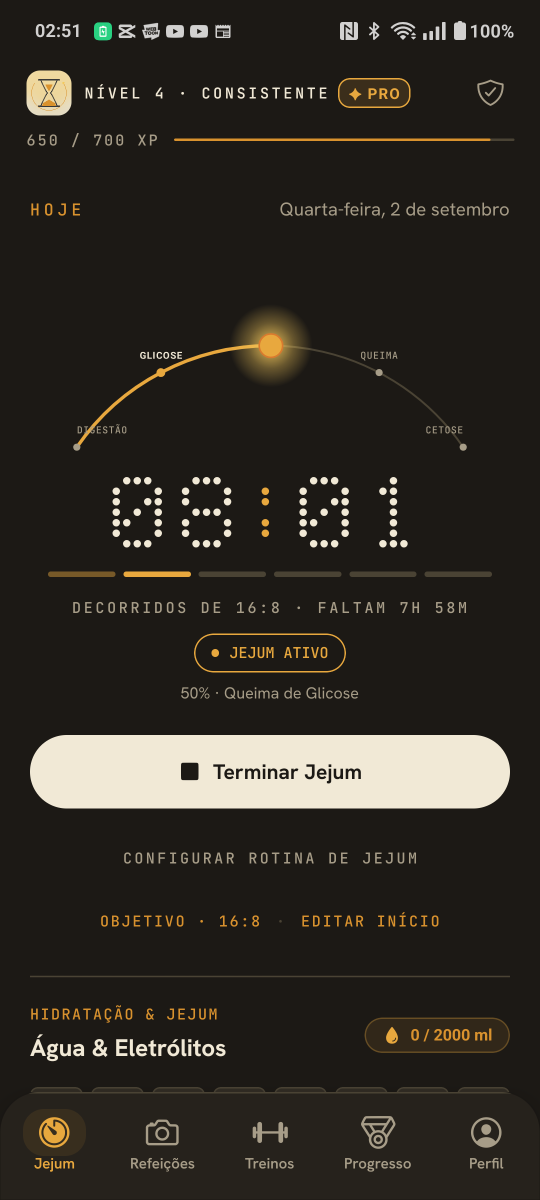
#> input picture assets/screenshots/00_jejum_tracker.png, 1080 x 2400 px, found by its file name (shown at 1/2 size)
$ python generate_store_screenshots.py
#> lines starting #> are read from the running program, lines starting #| are printed output that depends on the picture; after the words box and inside, x2 and y2 are one past the last pixel; in counts of white or black regions, pixels touching at a corner belong together
"""Gera screenshots "destaque" (framed) para a Play Store a partir dos shots diretos.

Layout 1080x1920: fundo escuro quente com gradiente, pill âmbar, título + subtítulo,
e o screenshot dentro de uma moldura de telemóvel com cantos arredondados.

Uso: python scripts/generate_store_screenshots.py
"""

from pathlib import Path

from PIL import Image, ImageDraw, ImageFont

ROOT = Path(__file__).resolve().parent.parent
DIRETOS_PT = ROOT / "store/google-play/screenshots/diretos_1080x1920"
DIRETOS_EN = ROOT / "store/google-play/screenshots/diretos_en_US"
OUT_PT = ROOT / "store/google-play/screenshots/destaque_play_store"
OUT_EN = ROOT / "store/google-play/screenshots/destaque_en_US"

W, H = 1080, 1920
ACCENT = (240, 163, 60)  # âmbar Circadiano
BG_TOP = (26, 22, 16)
BG_BOTTOM = (10, 9, 8)
TITLE_COLOR = (245, 241, 234)
SUB_COLOR = (163, 158, 147)
FRAME_FILL = (20, 17, 13)
FRAME_BORDER = (58, 51, 43)

TITLE_FONT = ImageFont.truetype("C:/Windows/Fonts/segoeuib.ttf", 56)
SUB_FONT = ImageFont.truetype("C:/Windows/Fonts/segoeui.ttf", 30)

FRAME_BOX = (150, 326, 930, 1872)  # x0, y0, x1, y1
FRAME_RADIUS = 48
INNER_PAD = 8

PT = [
    ("00_jejum_tracker.png", "Tracker de Jejum Inteligente",
     "Temporizador adaptativo, objetivos flexíveis e fases"),
    ("01_refeicoes_nutricao_ia.png", "Análise de Refeições com IA",
     "Estimativas instantâneas de calorias e macronutrientes"),
    ("02_treinos_movimento.png", "Movimento ao Teu Ritmo",
     "Regista atividades, ganha XP e acompanha a semana"),
    ("03_progresso_gamificado.png", "Progresso & Níveis de XP",
     "Evolução calculada apenas pelos teus registos locais"),
    ("04_conquistas_partilha.png", "Conquistas & Partilha",
     "Cartões visuais para celebrares cada marco alcançado"),
    ("05_perfil_privacidade.png", "Privacidade Local-First",
     "Os teus dados guardados de forma 100% segura no teu telemóvel"),
]

EN = [
    ("00_fasting_tracker.png", "Smart Fasting Tracker",
     "Adaptive timer, custom protocols & metabolic phases"),
    ("01_ai_meal_nutrition.png", "AI Meal Analysis",
     "Instant calorie & macro estimates with manual review"),
    ("02_workouts_movement.png", "Move at Your Own Pace",
     "Log activities, earn XP and track weekly habits"),
    ("03_gamified_progress.png", "Progress & XP Levels",
     "Gentle gamification powered by 100% local records"),
    ("04_achievements_share.png", "Celebrate Milestones",
     "Clean visual milestone cards ready to share"),
    ("05_profile_privacy.png", "100% Local-First Privacy",
     "Your health & fasting data never leaves your device"),
]


def gradient_bg() -> Image.Image:
    img = Image.new("RGB", (W, H))
#> img: PIL image 1080x1920 RGB; every value is 0
    for y in range(H):
        t = y / H
        img.paste(tuple(int(BG_TOP[i] + (BG_BOTTOM[i] - BG_TOP[i]) * t) for i in range(3)),
                  (0, y, W, y + 1))
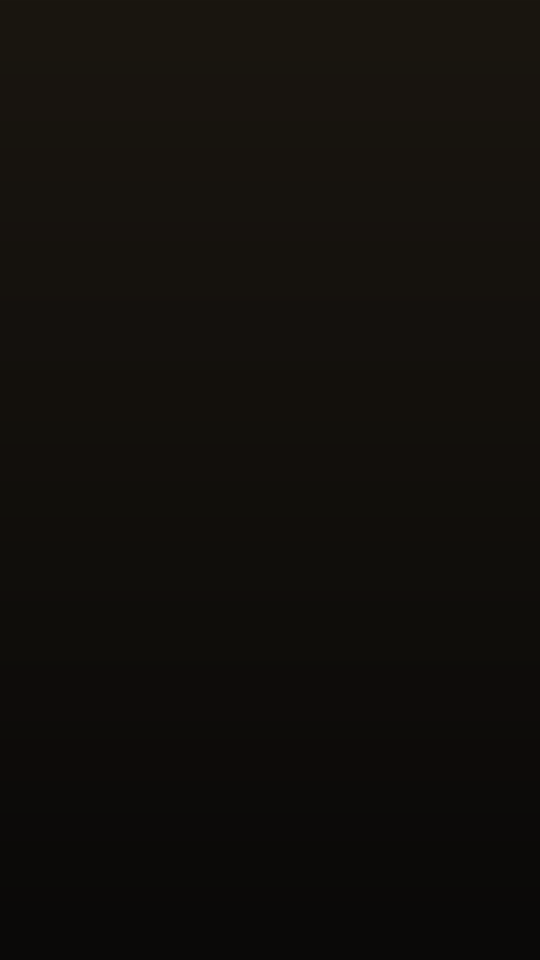
#> img: PIL image 1080x1920 RGB (shown at 1/2 size); mean R, G, B 17.5, 15, 11.5
    return img


def rounded_paste(base: Image.Image, shot: Image.Image, box, radius: int) -> None:
#> called with box = (158, 334, 922, 1864), radius = 40
    x0, y0, x1, y1 = box
    w, h = x1 - x0, y1 - y0
    shot = shot.resize((w, h), Image.LANCZOS)
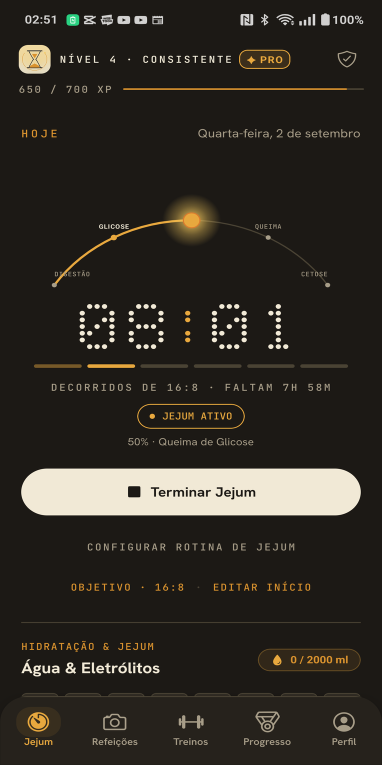
#> shot: PIL image 764x1530 RGB (shown at 1/2 size); mean R, G, B 47, 42.7, 35.9
    mask = Image.new("L", (w, h), 0)
#> mask: PIL image 764x1530 L; every value is 0
    ImageDraw.Draw(mask).rounded_rectangle((0, 0, w, h), radius=radius, fill=255)
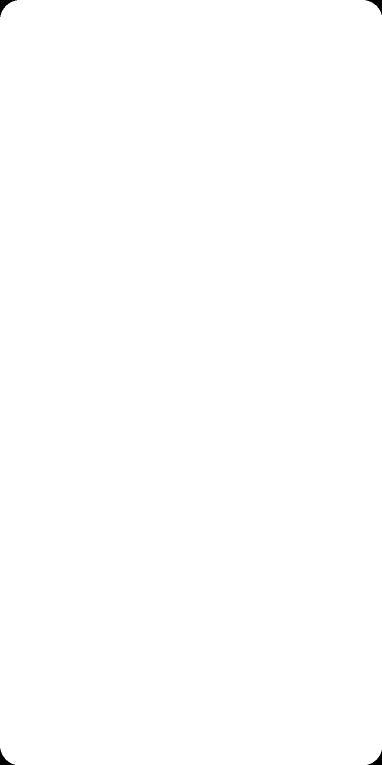
#> mask: PIL image 764x1530 L (shown at 1/2 size); 99.9% white; 4 black regions, box (x1, y1, x2, y2) and area: (0, 0, 34, 34) 354, (731, 0, 764, 30) 320, (0, 1497, 30, 1530) 320, (735, 1501, 764, 1530) 287
    base.paste(shot, (x0, y0), mask)
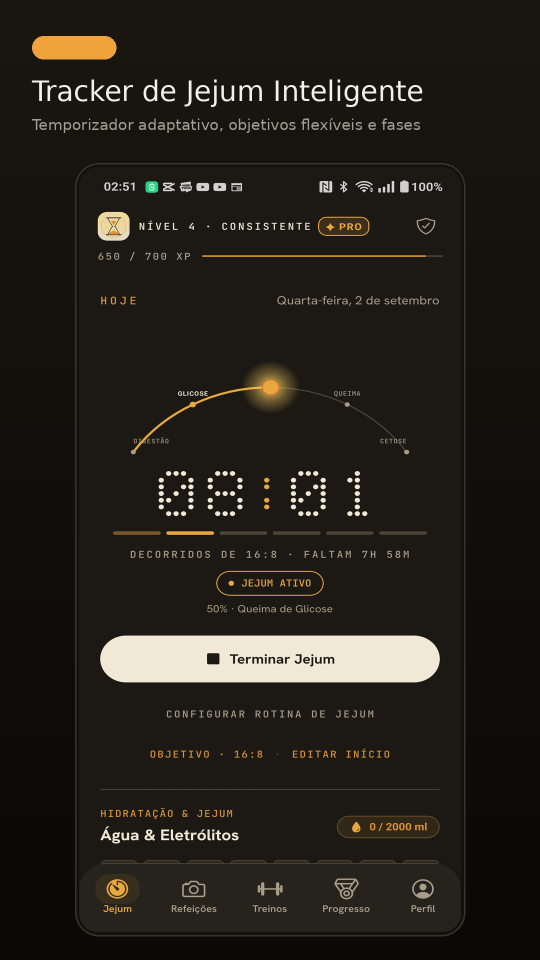
#> base: PIL image 1080x1920 RGB (shown at 1/2 size); mean R, G, B 37.2, 33.2, 27.2


def render(shot_path: Path, title: str, subtitle: str, out_path: Path) -> None:
    canvas = gradient_bg()
    draw = ImageDraw.Draw(canvas)

    # Pill âmbar
    draw.rounded_rectangle((64, 72, 232, 118), radius=23, fill=ACCENT)

    # Título + subtítulo
    draw.text((64, 150), title, font=TITLE_FONT, fill=TITLE_COLOR)
    draw.text((64, 232), subtitle, font=SUB_FONT, fill=SUB_COLOR)

    # Moldura do telemóvel
    fx0, fy0, fx1, fy1 = FRAME_BOX
    draw.rounded_rectangle(FRAME_BOX, radius=FRAME_RADIUS,
                           fill=FRAME_FILL, outline=FRAME_BORDER, width=3)

    # Screenshot dentro da moldura
    shot = Image.open(shot_path).convert("RGB")
    rounded_paste(canvas, shot,
                  (fx0 + INNER_PAD, fy0 + INNER_PAD, fx1 - INNER_PAD, fy1 - INNER_PAD),
                  radius=FRAME_RADIUS - INNER_PAD)

    canvas.save(out_path)
    print(out_path.name, "ok")


def main() -> None:
    for name, title, sub in PT:
        render(DIRETOS_PT / name, title, sub, OUT_PT / name)
#> pass 2 of the loop in main, `for name, title, sub in PT:`:
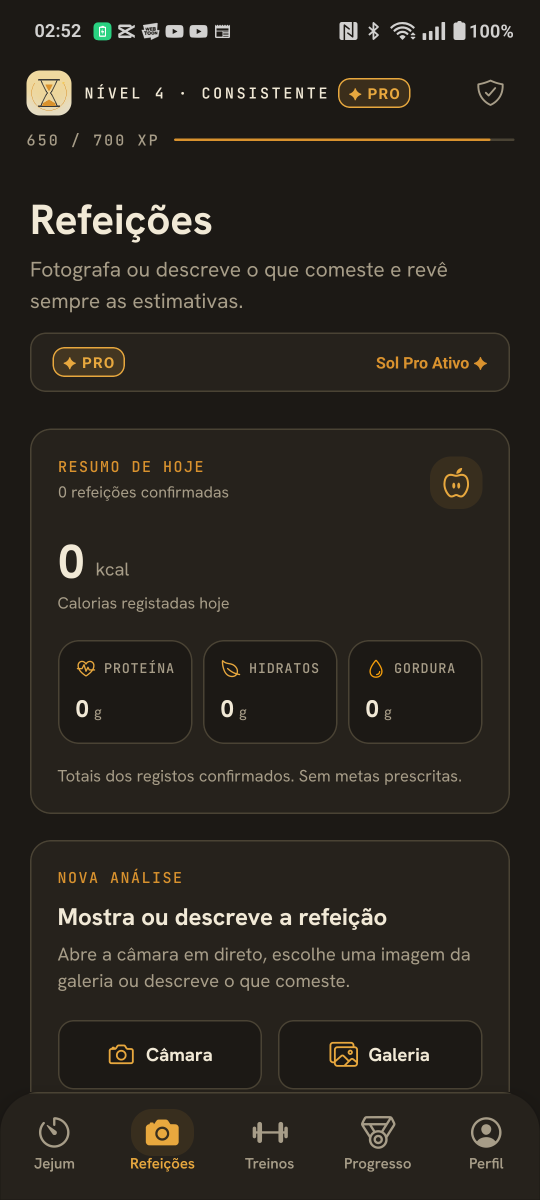
#> input picture assets/screenshots/01_refeicoes_nutricao_ia.png, 1080 x 2400 px, found by its file name (shown at 1/2 size)
#> in rounded_paste (call 2), `shot = shot.resize((w, h), Image.LANCZOS)`:
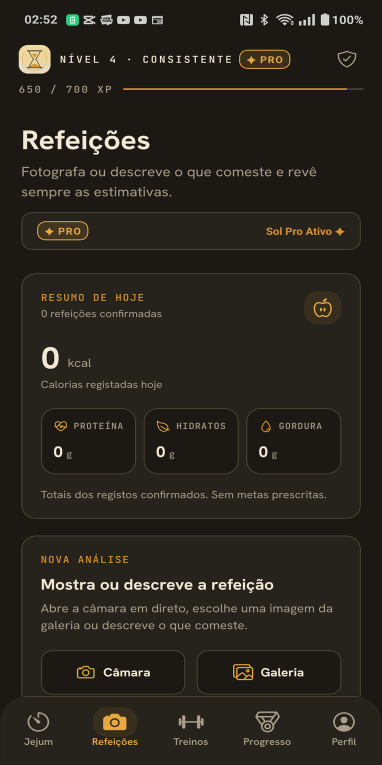
#> shot: PIL image 764x1530 RGB (shown at 1/2 size); mean R, G, B 40.8, 36.5, 30
#> in rounded_paste (call 2), `base.paste(shot, (x0, y0), mask)`:
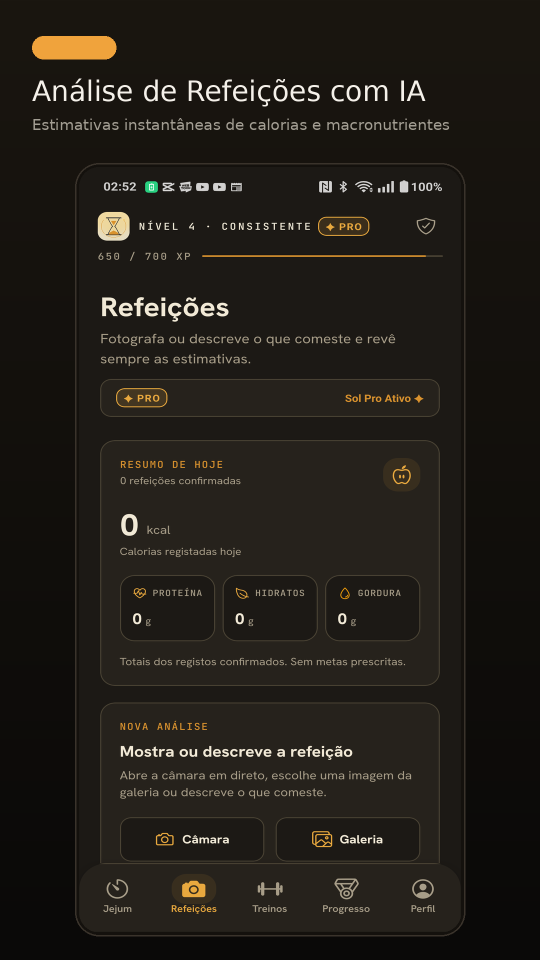
#> base: PIL image 1080x1920 RGB (shown at 1/2 size); mean R, G, B 33.7, 29.8, 23.9
#> pass 3 of the loop in main, `for name, title, sub in PT:`:
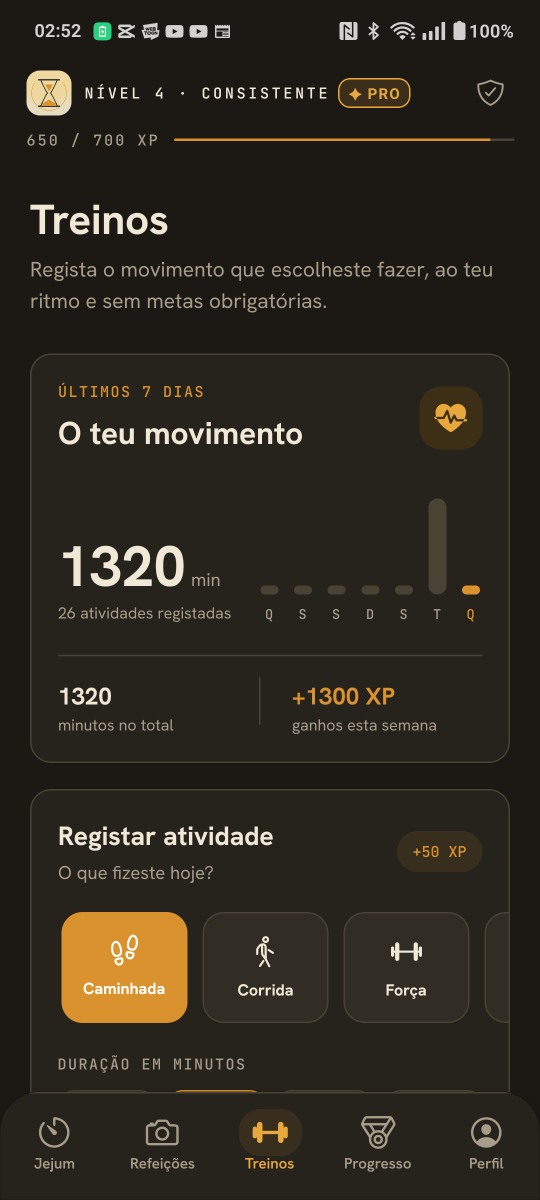
#> input picture assets/screenshots/02_treinos_movimento.png, 1080 x 2400 px, found by its file name (shown at 1/2 size)
#> in rounded_paste (call 3), `shot = shot.resize((w, h), Image.LANCZOS)`:
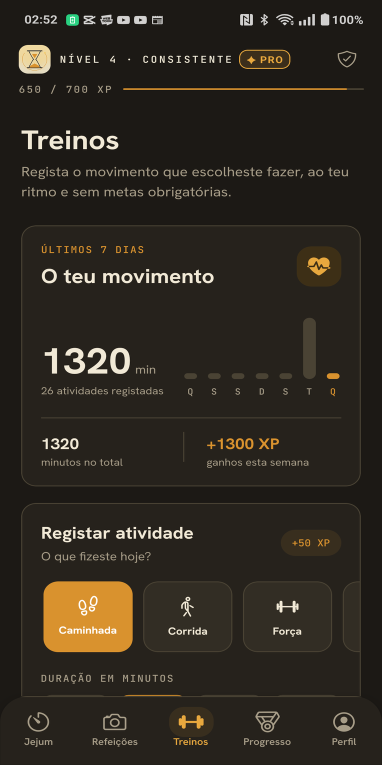
#> shot: PIL image 764x1530 RGB (shown at 1/2 size); mean R, G, B 46.3, 40.7, 32
#> in rounded_paste (call 3), `base.paste(shot, (x0, y0), mask)`:
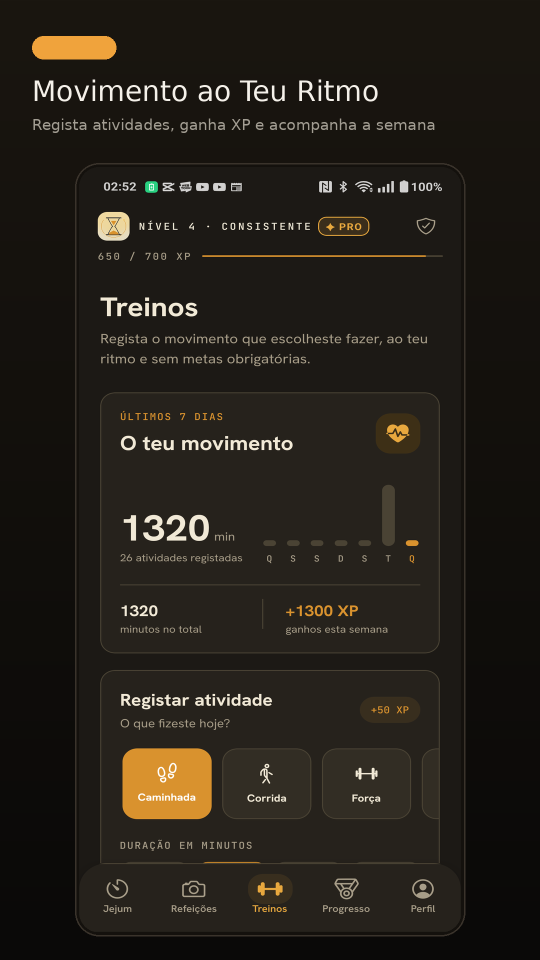
#> base: PIL image 1080x1920 RGB (shown at 1/2 size); mean R, G, B 36.7, 31.9, 24.9
#> the loop made 6 passes; the first 3 are shown
    for name, title, sub in EN:
        render(DIRETOS_EN / name, title, sub, OUT_EN / name)


if __name__ == "__main__":
#> (the run stopped early here; a loop or call above may not have finished)
